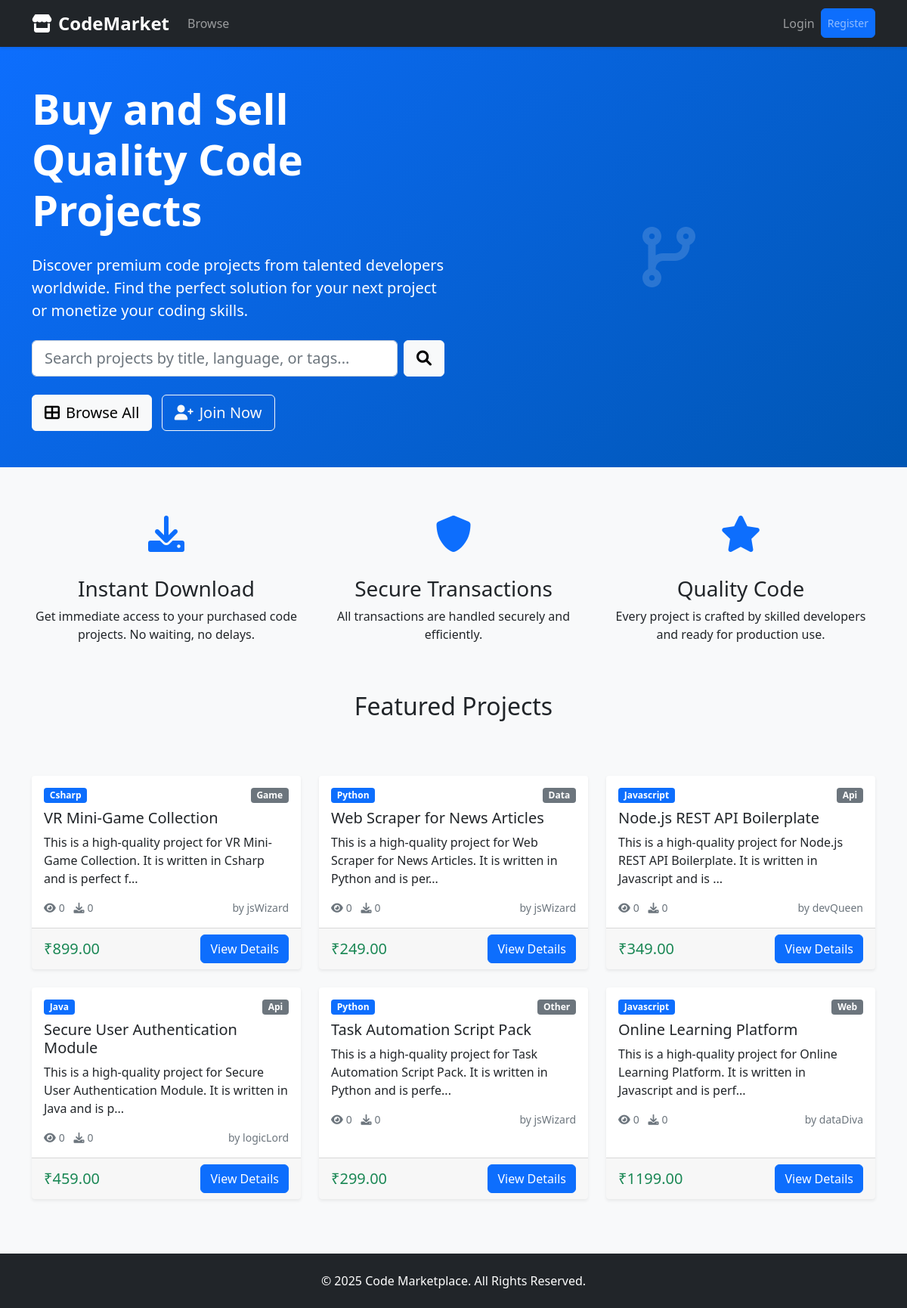
The page / on the database its author committed.
### models.py (models this page shows, shortened)
class Project(db.Model):
    id = db.Column(db.Integer, primary_key=True)
    title = db.Column(db.String(200), nullable=False)
    description = db.Column(db.Text, nullable=False)
    price = db.Column(db.Float, nullable=False)
    language = db.Column(db.String(50), nullable=False)
    category = db.Column(db.String(50), nullable=False)
    tags = db.Column(db.String(500))
    filename = db.Column(db.String(255), nullable=False)
    file_path = db.Column(db.String(500), nullable=False)
    seller_id = db.Column(db.Integer, db.ForeignKey('user.id'), nullable=False)
    created_at = db.Column(db.DateTime, default=datetime.utcnow)
    views = db.Column(db.Integer, default=0)
    is_featured = db.Column(db.Boolean, default=False)
    purchases = db.relationship('Purchase', backref='project', lazy=True)
    reviews = db.relationship('Review', backref='project', lazy=True)
    wishlist_items = db.relationship('Wishlist', backref='project', lazy=True)
    def get_download_count(self):
        return len([p for p in self.purchases if p.status == 'completed'])
    def get_average_rating(self):
        if not self.reviews:
            return 0
        return round(sum(review.rating for review in self.reviews) / len(self.reviews), 1)

class User(UserMixin, db.Model):
    id = db.Column(db.Integer, primary_key=True)
    username = db.Column(db.String(64), unique=True, nullable=False)
    email = db.Column(db.String(120), unique=True, nullable=False)
    password_hash = db.Column(db.String(256))
    is_seller = db.Column(db.Boolean, default=False)
    created_at = db.Column(db.DateTime, default=datetime.utcnow)
    projects = db.relationship('Project', backref='seller', lazy=True)
    purchases = db.relationship('Purchase', backref='buyer', lazy=True)
    reviews = db.relationship('Review', backref='reviewer', lazy=True)
    wishlist_items = db.relationship('Wishlist', backref='user', lazy=True)

### routes.py (the view)
@app.route('/')
def index():
    search_form = SearchForm()
    featured_projects = Project.query.filter_by(is_featured=True).limit(6).all()
    if not featured_projects:
        featured_projects = Project.query.order_by(Project.created_at.desc()).limit(6).all()
    return render_template('index.html', featured_projects=featured_projects, search_form=search_form)

### forms.py
class SearchForm(FlaskForm):
    query = StringField('Search', validators=[DataRequired()])
    submit = SubmitField('Search')

### templates/index.html (shortened to what this page needs)
{% extends "base.html" %}
{% block content %}
<div class="hero-section bg-primary text-white py-5">
    <div class="container">
        <div class="row align-items-center">
            <div class="col-lg-6">
                <h1 class="display-4 fw-bold mb-4">Buy and Sell Quality Code Projects</h1>
                <p class="lead mb-4">Discover premium code projects from talented developers worldwide. Find the perfect solution for your next project or monetize your coding skills.</p>
                <div class="search-hero mb-4">
                    <form action="{{ url_for('browse') }}" method="GET" class="d-flex">
                        <input type="text" name="q" class="form-control form-control-lg me-2"
                               placeholder="Search projects by title, language, or tags..."
                               value="{{ request.args.get('q', '') }}">
                        <button type="submit" class="btn btn-light btn-lg">
                            <i class="fas fa-search"></i>
                        </button>
                    </form>
                </div>
                <a href="{{ url_for('browse') }}" class="btn btn-light btn-lg">
                    <i class="fas fa-th-large me-2"></i>Browse All
                </a>
                {% if not current_user.is_authenticated %}
                <a href="{{ url_for('register') }}" class="btn btn-outline-light btn-lg ms-2">
                    <i class="fas fa-user-plus me-2"></i>Join Now
                </a>
                {% endif %}
            </div>
            <div class="col-lg-6">
                <div class="hero-image">
                    <i class="fas fa-code-branch display-1 opacity-50"></i>
                </div>
            </div>
        </div>
    </div>
</div>
<div class="container py-5">
    <div class="row mb-5">
        <div class="col-lg-4 text-center">
            <div class="feature-icon mb-3">
                <i class="fas fa-download fa-3x text-primary"></i>
            </div>
            <h3>Instant Download</h3>
            <p>Get immediate access to your purchased code projects. No waiting, no delays.</p>
        </div>
        <div class="col-lg-4 text-center">
            <div class="feature-icon mb-3">
                <i class="fas fa-shield-alt fa-3x text-primary"></i>
            </div>
            <h3>Secure Transactions</h3>
            <p>All transactions are handled securely and efficiently.</p>
        </div>
        <div class="col-lg-4 text-center">
            <div class="feature-icon mb-3">
                <i class="fas fa-star fa-3x text-primary"></i>
            </div>
            <h3>Quality Code</h3>
            <p>Every project is crafted by skilled developers and ready for production use.</p>
        </div>
    </div>
    {% if featured_projects %}
    <div class="row mb-5">
        <div class="col-12">
            <h2 class="text-center mb-4">Featured Projects</h2>
        </div>
    </div>
    <div class="row">
        {% for project in featured_projects %}
        <div class="col-lg-4 col-md-6 mb-4">
            <div class="card h-100 shadow-sm">
                <div class="card-body">
                    <div class="d-flex justify-content-between align-items-start mb-2">
                        <span class="badge bg-primary">{{ project.language.title() }}</span>
                        <span class="badge bg-secondary">{{ project.category.title() }}</span>
                    </div>
                    <h5 class="card-title">{{ project.title }}</h5>
                    <p class="card-text">{{ project.description[:100] }}{% if project.description|length > 100 %}...{% endif %}</p>
                    {% set avg_rating = project.get_average_rating() %}
                    <div class="d-flex justify-content-between align-items-center">
                        <small class="text-muted">
                            <i class="fas fa-eye me-1"></i>{{ project.views }}
                            <i class="fas fa-download ms-2 me-1"></i>{{ project.get_download_count() }}
                        </small>
                        <small class="text-muted">by {{ project.seller.username }}</small>
                    </div>
                </div>
                <div class="card-footer d-flex justify-content-between align-items-center">
                    <span class="h5 mb-0 text-success">₹{{ "%.2f"|format(project.price) }}</span>
                    <div>
                        <a href="{{ url_for('product_detail', id=project.id) }}" class="btn btn-primary">
                            View Details
                        </a>
                    </div>
                </div>
            </div>
        </div>
        {% endfor %}
    </div>
    {% endif %}
</div>
{% endblock %}

### templates/base.html (shortened to what this page needs)
<!DOCTYPE html>
<html lang="en">
<head>
    <link href="https://cdn.jsdelivr.net/npm/bootstrap@5.1.3/dist/css/bootstrap.min.css" rel="stylesheet">
    <link rel="stylesheet" href="https://cdnjs.cloudflare.com/ajax/libs/font-awesome/6.0.0-beta3/css/all.min.css">
    <link rel="stylesheet" href="{{ url_for('static', filename='css/style.css') }}">
</head>
<body>
    <nav class="navbar navbar-expand-lg navbar-dark bg-dark shadow-sm">
        <div class="container">
            <a class="navbar-brand" href="{{ url_for('index') }}">
                <i class="fas fa-store me-2"></i>CodeMarket
            </a>
            <div class="collapse navbar-collapse" id="navbarNav">
                <ul class="navbar-nav me-auto">
                    <li class="nav-item">
                        <a class="nav-link" href="{{ url_for('browse') }}">Browse</a>
                    </li>
                </ul>
                <ul class="navbar-nav">
                    {% if current_user.is_authenticated %}
                        <li class="nav-item dropdown">
                            <a class="nav-link dropdown-toggle" href="#" id="navbarDropdown" role="button" data-bs-toggle="dropdown" aria-expanded="false">
                                <i class="fas fa-user-circle me-1"></i>{{ current_user.username }}
                            </a>
                            <ul class="dropdown-menu dropdown-menu-end" aria-labelledby="navbarDropdown">
                                <li><a class="dropdown-item" href="{{ url_for('buyer_dashboard') }}">My Purchases</a></li>
                                <li><a class="dropdown-item" href="{{ url_for('wishlist') }}">My Wishlist</a></li>
                                {% if current_user.is_seller %}
                                    <li><hr class="dropdown-divider"></li>
                                    <li><a class="dropdown-item" href="{{ url_for('seller_dashboard') }}">Seller Dashboard</a></li>
                                {% endif %}
                                <li><hr class="dropdown-divider"></li>
                                <li><a class="dropdown-item" href="{{ url_for('logout') }}">Logout</a></li>
                            </ul>
                        </li>
                    {% else %}
                        <li class="nav-item">
                            <a class="nav-link" href="{{ url_for('login') }}">Login</a>
                        </li>
                        <li class="nav-item">
                            <a class="nav-link btn btn-primary btn-sm" href="{{ url_for('register') }}">Register</a>
                        </li>
                    {% endif %}
                </ul>
            </div>
        </div>
    </nav>
    <main class="main-content">
        {% block content %}{% endblock %}
    </main>
    <footer class="bg-dark text-white text-center py-4 mt-auto">
        <div class="container">
            <p class="mb-0">&copy; 2025 Code Marketplace. All Rights Reserved.</p>
        </div>
    </footer>
</body>
</html>

### static/css/style.css (style rules this page uses)
:root { --primary-color: #0d6efd; --secondary-color: #6c757d; --success-color: #198754; --info-color: #0dcaf0; --warning-color: #ffc107; --danger-color: #dc3545; --dark-color: #212529; --light-color: #f8f9fa; }
body { font-family: 'Segoe UI', Tahoma, Geneva, Verdana, sans-serif; background-color: #f8f9fa; }
.navbar-brand { font-weight: 700; font-size: 1.5rem; }
.hero-section { background: linear-gradient(135deg, var(--primary-color), #0056b3); min-height: 60vh; display: flex; align-items: center; }
.hero-image { text-align: center; opacity: 0.3; }
.feature-icon { height: 80px; display: flex; align-items: center; justify-content: center; }
.card { border: none; transition: transform 0.2s ease-in-out, box-shadow 0.2s ease-in-out; }
.badge { font-size: 0.75rem; }
.btn { border-radius: 6px; font-weight: 500; }
.btn-primary { background-color: var(--primary-color); border-color: var(--primary-color); }
.form-control, .form-select { border-radius: 6px; }
.text-success { color: var(--success-color) !important; }
.bg-primary { background-color: var(--primary-color) !important; }

### rows shown on the page
Project: language "Csharp", category "Game", title "VR Mini-Game Collection", description "This is a high-quality project for VR Mini-Game Collection. It is written in Csharp and is perfect f", views "0", get_download_count "0", seller.username "jsWizard", price "899.00"
Project: language "Python", category "Data", title "Web Scraper for News Articles", description "This is a high-quality project for Web Scraper for News Articles. It is written in Python and is per", views "0", get_download_count "0", seller.username "jsWizard", price "249.00"
Project: language "Javascript", category "Api", title "Node.js REST API Boilerplate", description "This is a high-quality project for Node.js REST API Boilerplate. It is written in Javascript and is", views "0", get_download_count "0", seller.username "devQueen", price "349.00"
Project: language "Java", category "Api", title "Secure User Authentication Module", description "This is a high-quality project for Secure User Authentication Module. It is written in Java and is p", views "0", get_download_count "0", seller.username "logicLord", price "459.00"
Project: language "Python", category "Other", title "Task Automation Script Pack", description "This is a high-quality project for Task Automation Script Pack. It is written in Python and is perfe", views "0", get_download_count "0", seller.username "jsWizard", price "299.00"
Project: language "Javascript", category "Web", title "Online Learning Platform", description "This is a high-quality project for Online Learning Platform. It is written in Javascript and is perf", views "0", get_download_count "0", seller.username "dataDiva", price "1199.00"
